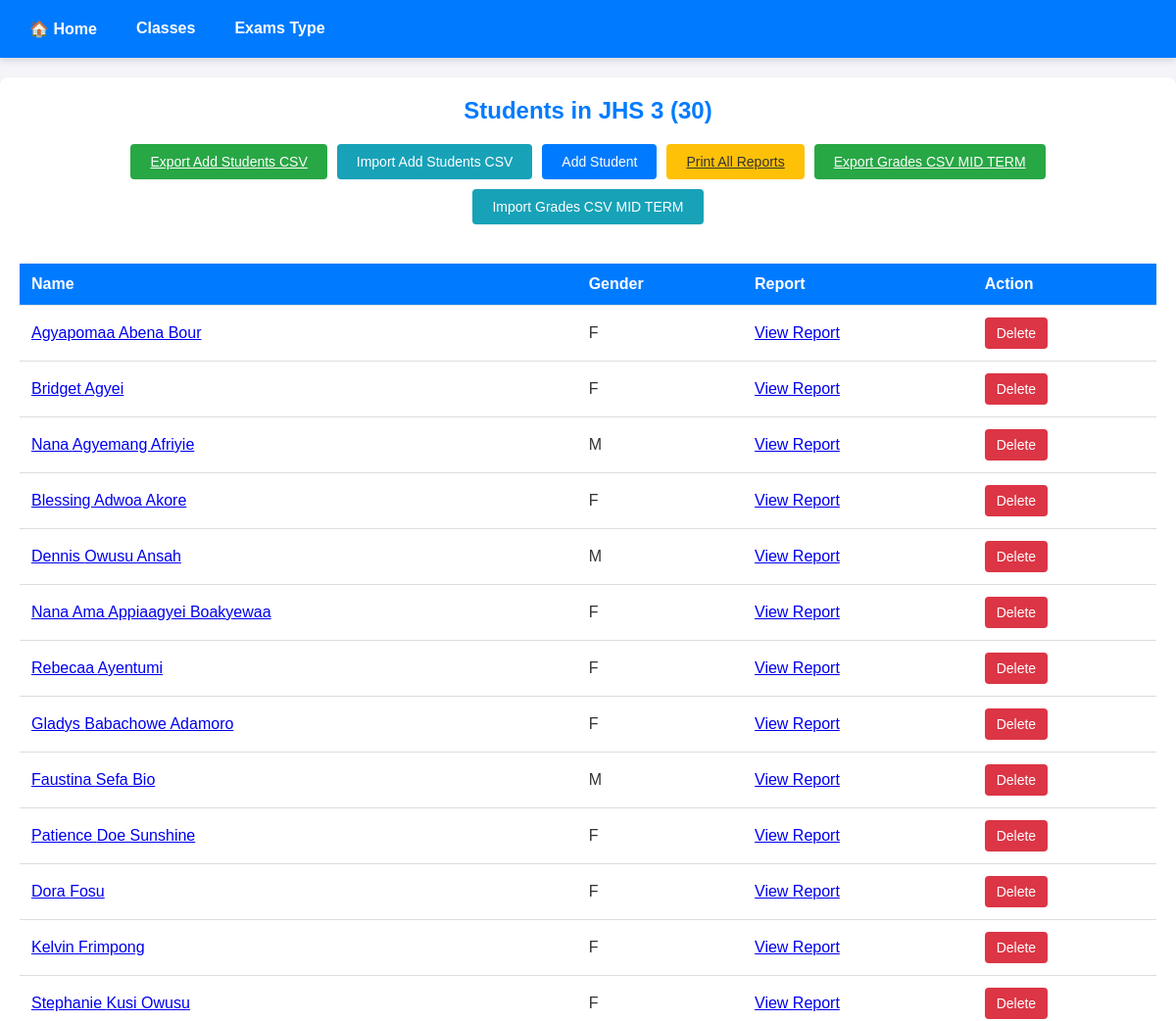
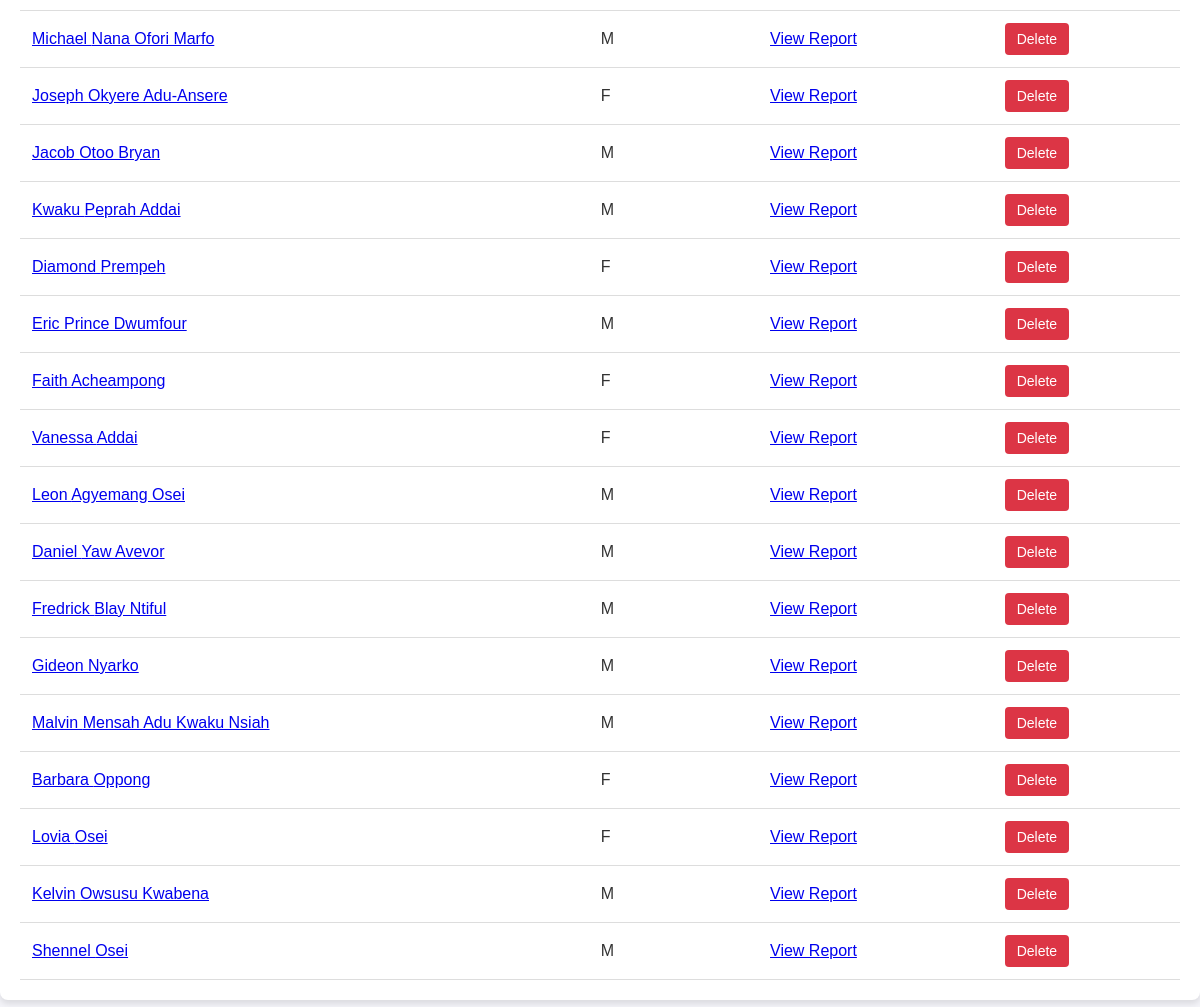
The app's page /students/jhs-3/mid-term, older data (2 pictures, top to bottom).
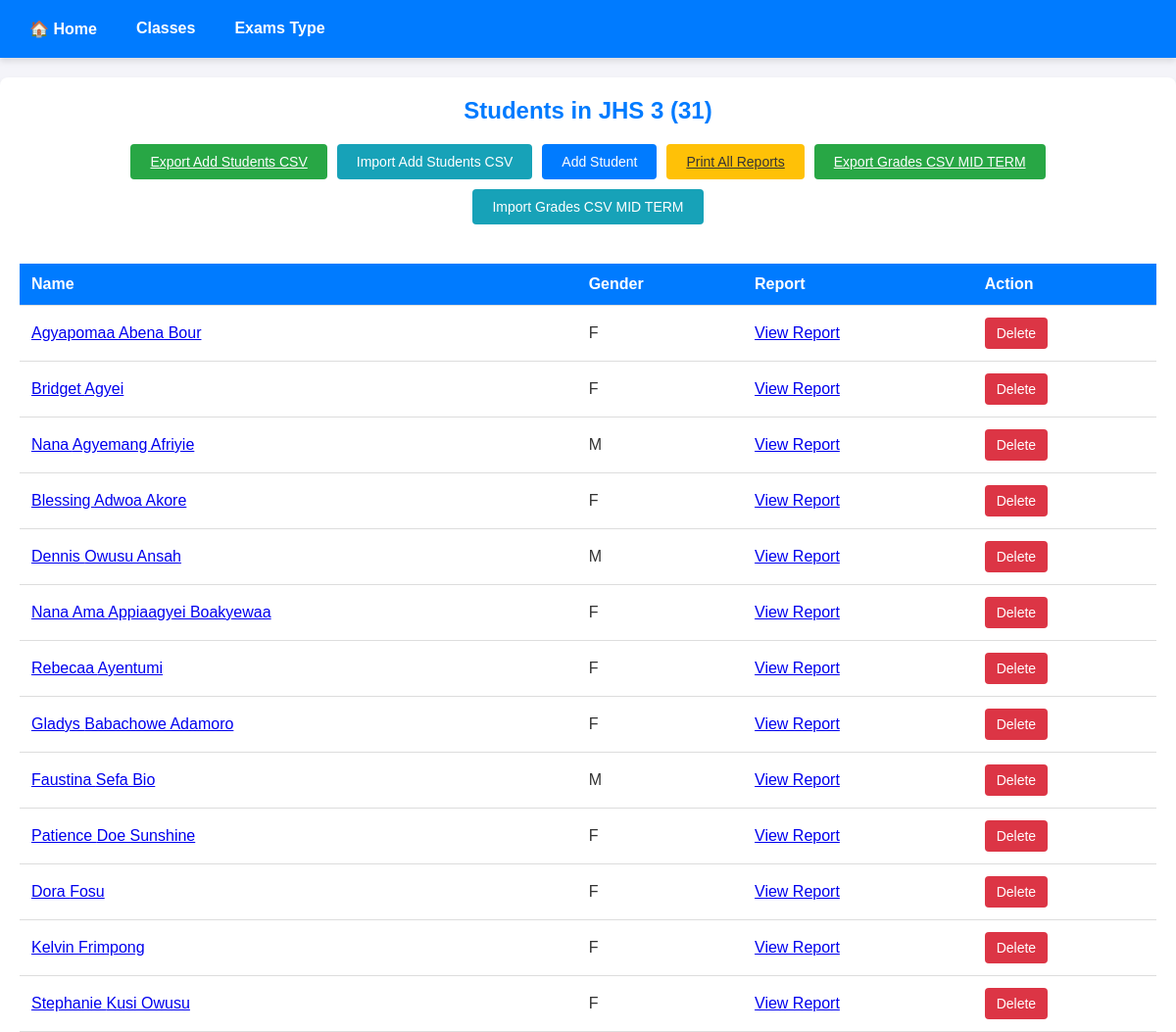
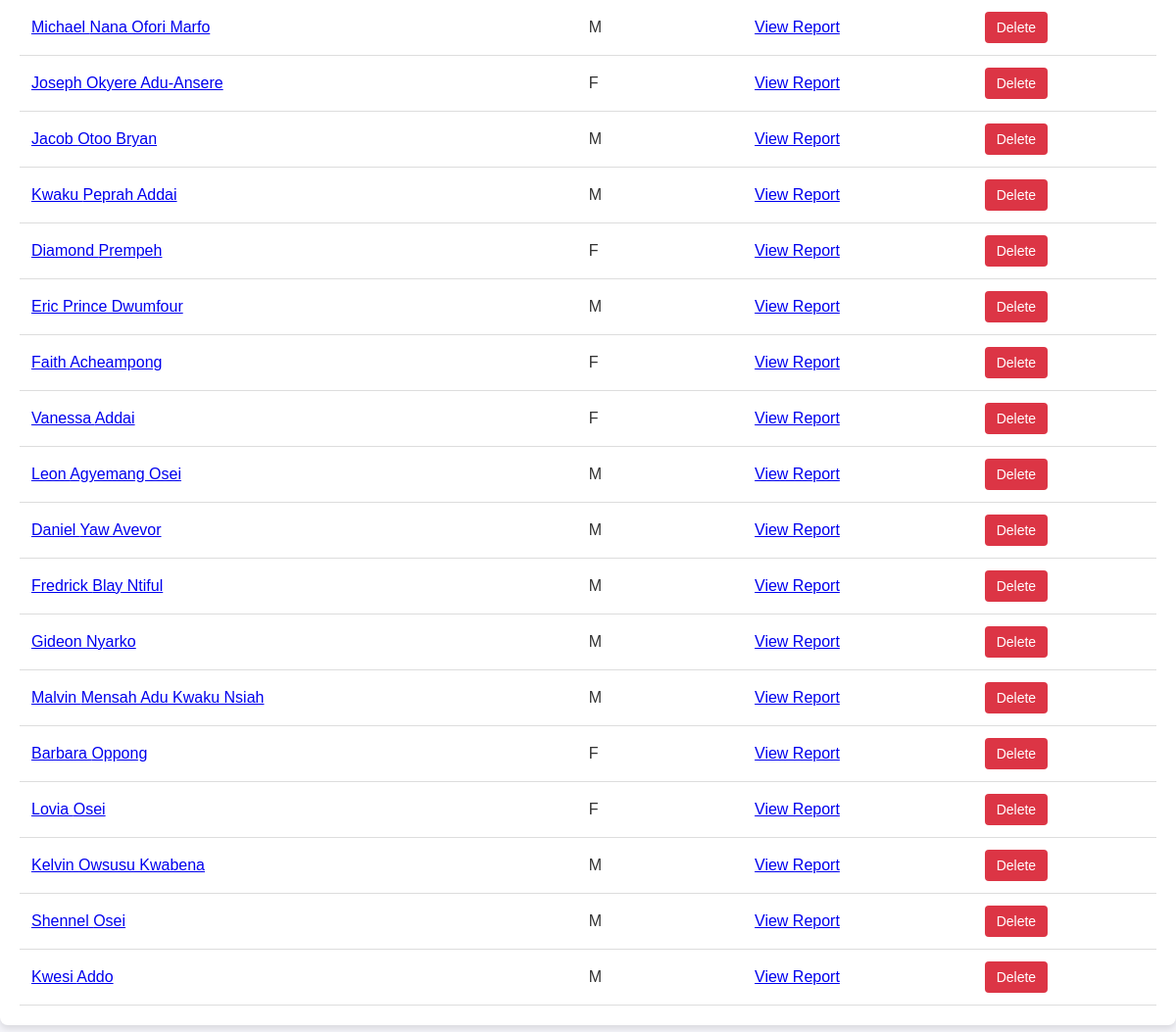
The same page, newer data (2 pictures, top to bottom).
### grades/models.py (models this page shows, shortened)
class Student(models.Model):
    GENDER_CHOICES = [
        ('M', 'Male'),
        ('F', 'Female'),
    ]
    first_name = models.CharField(max_length=50)
    last_name = models.CharField(max_length=50)
    class_name = models.ForeignKey(ClassName, on_delete=models.CASCADE, null=True)
    gender = models.CharField(max_length=1, choices=GENDER_CHOICES)

### grades/views.py (the view)
# urls.py: path("students/<slug:slug>/mid-term",views.students_mid_terms, name="students-mid-term"),
def students_mid_terms(request, slug):
    class_info = get_object_or_404(ClassName, slug=slug)
    students_in_class = class_info.student_set.all()
    if request.method == "POST":
        if "delete_student" in request.POST:
            student_id = request.POST.get("student_id")
            try:
                student = Student.objects.get(id=student_id)
                student.delete()
                messages.success(request, "✅ Student deleted successfully!")
            except Student.DoesNotExist:
                messages.error(request, "❌ Student not found.")
            return redirect('students-mid-term', slug=slug)
        form = StudentForm(request.POST)
        if form.is_valid():
            first_name = form.cleaned_data['first_name']
            last_name = form.cleaned_data['last_name']
            gender = form.cleaned_data['gender']
            Student.objects.update_or_create(
                first_name=first_name,
                last_name=last_name,
                class_name=class_info,  # Ensure student belongs to the correct class
                defaults={"gender": gender}  # Update gender if student exists
            )
            messages.success(request, "✅ Student added successfully!")
            return redirect('students-mid-term', slug=slug)  # Refresh page after adding/updating student
    else:
        form = StudentForm()
    return render(request, "grades/students_mid_term.html", {
        "students_in_class": students_in_class,
        "form": form,
        "class_info": class_info,
    })

### grades/templates/grades/students_mid_term.html (shortened to what this page needs)
{% extends "grades/base.html" %}
{% load static %}
{% block css_files %}
<link rel="stylesheet" href="{% static "grades/css/add-students.css" %}">
{% endblock css_files %}
{% block content %}
<nav class="nav-links">
    <a href="{% url 'index' %}" class="nav-link">🏠 Home</a>
    <a href="{% url 'students' %}" class="nav-link">Classes</a>
    <a href="{% url 'students-exams-type' class_info.slug %}" class="nav-link">Exams Type</a>
</nav>
<div class="container">
    <div class="header">
        <h2>Students in {{ class_info.name }} ({{ students_in_class|length }})</h2>
        <div class="action-buttons">
            <a href="{% url 'export-students-csv' class_info.slug %}" class="export-btn">Export Add Students CSV</a>
            <button class="import-btn" onclick="openImportForm()">Import Add Students CSV</button>
            <button class="add-student-btn" onclick="openForm()">Add Student</button>
            <a class="print-all-btn export-btn" href="{% url 'mid-term-print-all-reports' class_info.slug %}">
                Print All Reports
            </a>
            <a href="{% url 'export-grades-csv-mid-term' class_info.slug %}" class="export-btn">Export Grades CSV MID TERM</a>
            <button class="import-btn" onclick="openGradesImportForm()">Import Grades CSV MID TERM</button>
        </div>
    </div>
    {% if students_in_class %}
    <div class="table-container">
        <table>
            <thead>
                <tr>
                    <th>Name</th>
                    <th>Gender</th>
                    <th>Report</th>
                    <th>Action</th>
                </tr>
            </thead>
            <tbody>
                {% for student in students_in_class %}
                <tr>
                    <td>
                        <a href="{% url 'mid-term-indv-result' class_info.slug student.id %}">
                            {{ student.first_name }} {{ student.last_name }}
                        </a>
                    </td>
                    <td>{{ student.gender }}</td>
                    <td>
                        <a href="{% url 'mid-term-view-report' class_info.slug student.id %}">
                            View Report
                        </a>
                    </td>
                    <td>
                        <form method="post" action="{% url 'students-mid-term' class_info.slug %}" style="display: inline;">
                            <button type="submit" name="delete_student" class="delete-btn">Delete</button>
                        </form>
                    </td>
                </tr>
                {% endfor %}
            </tbody>
        </table>
    </div>
    {% else %}
    <div class="no-students-message">
        <p>No Students Added</p>
    </div>
    {% endif %}
</div>
{% endblock content %}

Row changes from the older to the newer data that the page shows:
added Student: first_name "Kwesi", last_name "Addo", gender "M"
Text that changed along with them:
{{ students_in_class|length }}: "30" → "31"
